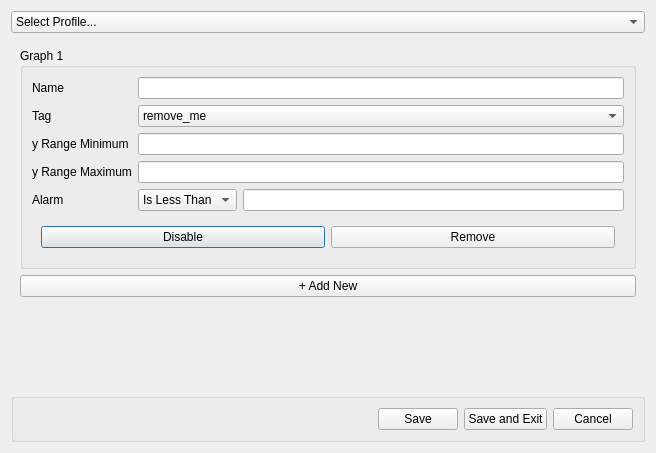
<?xml version="1.0" encoding="UTF-8"?>
<ui version="4.0">
 <class>Dialog</class>
 <widget class="QDialog" name="Dialog">
  <property name="geometry">
   <rect>
    <x>0</x>
    <y>0</y>
    <width>656</width>
    <height>453</height>
   </rect>
  </property>
  <property name="windowTitle">
   <string>Dialog</string>
  </property>
  <layout class="QVBoxLayout" name="verticalLayout_2">
   <item>
    <widget class="QComboBox" name="select_graph_profile_dropdown">
     <item>
      <property name="text">
       <string>Select Profile...</string>
      </property>
     </item>
    </widget>
   </item>
   <item>
    <widget class="QScrollArea" name="scrollArea">
     <property name="layoutDirection">
      <enum>Qt::LayoutDirection::LeftToRight</enum>
     </property>
     <property name="styleSheet">
      <string notr="true">QScrollArea { border: 0; }</string>
     </property>
     <property name="horizontalScrollBarPolicy">
      <enum>Qt::ScrollBarPolicy::ScrollBarAlwaysOff</enum>
     </property>
     <property name="widgetResizable">
      <bool>true</bool>
     </property>
     <property name="alignment">
      <set>Qt::AlignmentFlag::AlignLeading|Qt::AlignmentFlag::AlignLeft|Qt::AlignmentFlag::AlignTop</set>
     </property>
     <widget class="QWidget" name="scrollAreaWidgetContents">
      <property name="geometry">
       <rect>
        <x>0</x>
        <y>0</y>
        <width>638</width>
        <height>283</height>
       </rect>
      </property>
      <property name="sizePolicy">
       <sizepolicy hsizetype="Preferred" vsizetype="Fixed">
        <horstretch>0</horstretch>
        <verstretch>0</verstretch>
       </sizepolicy>
      </property>
      <layout class="QVBoxLayout" name="verticalLayout">
       <item>
        <widget class="QGroupBox" name="graph_settings_x">
         <property name="sizePolicy">
          <sizepolicy hsizetype="Preferred" vsizetype="Fixed">
           <horstretch>0</horstretch>
           <verstretch>0</verstretch>
          </sizepolicy>
         </property>
         <property name="title">
          <string>Graph 1</string>
         </property>
         <layout class="QGridLayout" name="gridLayout_2">
          <item row="3" column="0">
           <widget class="QLabel" name="label_3">
            <property name="sizePolicy">
             <sizepolicy hsizetype="Preferred" vsizetype="Fixed">
              <horstretch>0</horstretch>
              <verstretch>0</verstretch>
             </sizepolicy>
            </property>
            <property name="text">
             <string>y Range Minimum</string>
            </property>
           </widget>
          </item>
          <item row="0" column="1" colspan="2">
           <widget class="QLineEdit" name="graph_name_input"/>
          </item>
          <item row="4" column="0">
           <widget class="QLabel" name="label_4">
            <property name="sizePolicy">
             <sizepolicy hsizetype="Preferred" vsizetype="Fixed">
              <horstretch>0</horstretch>
              <verstretch>0</verstretch>
             </sizepolicy>
            </property>
            <property name="text">
             <string>y Range Maximum</string>
            </property>
           </widget>
          </item>
          <item row="6" column="2">
           <widget class="QLineEdit" name="graph_alarm_value_input"/>
          </item>
          <item row="0" column="0">
           <widget class="QLabel" name="label">
            <property name="sizePolicy">
             <sizepolicy hsizetype="Preferred" vsizetype="Fixed">
              <horstretch>0</horstretch>
              <verstretch>0</verstretch>
             </sizepolicy>
            </property>
            <property name="text">
             <string>Name</string>
            </property>
           </widget>
          </item>
          <item row="6" column="0">
           <widget class="QLabel" name="label_6">
            <property name="sizePolicy">
             <sizepolicy hsizetype="Preferred" vsizetype="Fixed">
              <horstretch>0</horstretch>
              <verstretch>0</verstretch>
             </sizepolicy>
            </property>
            <property name="text">
             <string>Alarm</string>
            </property>
           </widget>
          </item>
          <item row="3" column="1" colspan="2">
           <widget class="QLineEdit" name="graph_y_min_input"/>
          </item>
          <item row="2" column="0">
           <widget class="QLabel" name="label_2">
            <property name="sizePolicy">
             <sizepolicy hsizetype="Preferred" vsizetype="Fixed">
              <horstretch>0</horstretch>
              <verstretch>0</verstretch>
             </sizepolicy>
            </property>
            <property name="text">
             <string>Tag</string>
            </property>
           </widget>
          </item>
          <item row="7" column="0" colspan="3">
           <widget class="QGroupBox" name="groupBox">
            <property name="styleSheet">
             <string notr="true">QGroupBox {border:0}</string>
            </property>
            <property name="title">
             <string/>
            </property>
            <layout class="QHBoxLayout" name="horizontalLayout">
             <item>
              <widget class="QPushButton" name="graph_enable_toggle">
               <property name="text">
                <string>Disable</string>
               </property>
              </widget>
             </item>
             <item>
              <widget class="QPushButton" name="graph_remove_button">
               <property name="text">
                <string>Remove</string>
               </property>
              </widget>
             </item>
            </layout>
           </widget>
          </item>
          <item row="4" column="1" colspan="2">
           <widget class="QLineEdit" name="graph_y_max_input"/>
          </item>
          <item row="6" column="1">
           <widget class="QComboBox" name="graph_alarm_value_dropdown">
            <property name="sizePolicy">
             <sizepolicy hsizetype="Maximum" vsizetype="Fixed">
              <horstretch>0</horstretch>
              <verstretch>0</verstretch>
             </sizepolicy>
            </property>
            <item>
             <property name="text">
              <string>Is Less Than</string>
             </property>
            </item>
            <item>
             <property name="text">
              <string>Is More Than</string>
             </property>
            </item>
           </widget>
          </item>
          <item row="2" column="1" colspan="2">
           <widget class="QComboBox" name="graph_tag_input">
            <item>
             <property name="text">
              <string>remove_me</string>
             </property>
            </item>
           </widget>
          </item>
         </layout>
        </widget>
       </item>
       <item>
        <widget class="QPushButton" name="add_new_graph_button">
         <property name="text">
          <string>+ Add New</string>
         </property>
        </widget>
       </item>
      </layout>
     </widget>
    </widget>
   </item>
   <item>
    <widget class="QGroupBox" name="groupBox_2">
     <property name="sizePolicy">
      <sizepolicy hsizetype="Preferred" vsizetype="Fixed">
       <horstretch>0</horstretch>
       <verstretch>0</verstretch>
      </sizepolicy>
     </property>
     <property name="title">
      <string/>
     </property>
     <layout class="QHBoxLayout" name="horizontalLayout_3">
      <item>
       <spacer name="horizontalSpacer_2">
        <property name="orientation">
         <enum>Qt::Orientation::Horizontal</enum>
        </property>
        <property name="sizeHint" stdset="0">
         <size>
          <width>353</width>
          <height>20</height>
         </size>
        </property>
       </spacer>
      </item>
      <item>
       <widget class="QPushButton" name="save_graph_modal_button">
        <property name="text">
         <string>Save</string>
        </property>
       </widget>
      </item>
      <item>
       <widget class="QPushButton" name="save_exit_graph_modal_button">
        <property name="text">
         <string>Save and Exit</string>
        </property>
       </widget>
      </item>
      <item>
       <widget class="QPushButton" name="cancel_graph_modal_button">
        <property name="text">
         <string>Cancel</string>
        </property>
       </widget>
      </item>
     </layout>
    </widget>
   </item>
  </layout>
 </widget>
 <resources/>
 <connections/>
</ui>
